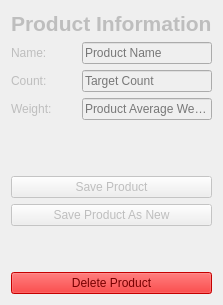
         <widget class="QFrame" name="frameProductControl">
          <property name="enabled">
           <bool>false</bool>
          </property>
          <property name="frameShape">
           <enum>QFrame::NoFrame</enum>
          </property>
          <layout class="QVBoxLayout" name="verticalLayout">
           <item>
            <widget class="QLabel" name="label">
             <property name="sizePolicy">
              <sizepolicy hsizetype="Minimum" vsizetype="Minimum">
               <horstretch>0</horstretch>
               <verstretch>0</verstretch>
              </sizepolicy>
             </property>
             <property name="font">
              <font>
               <pointsize>16</pointsize>
               <bold>true</bold>
              </font>
             </property>
             <property name="text">
              <string>Product Information</string>
             </property>
            </widget>
           </item>
           <item>
            <layout class="QHBoxLayout" name="horizontalLayout_4">
             <item>
              <widget class="QLabel" name="label_2">
               <property name="sizePolicy">
                <sizepolicy hsizetype="Expanding" vsizetype="Preferred">
                 <horstretch>1</horstretch>
                 <verstretch>0</verstretch>
                </sizepolicy>
               </property>
               <property name="text">
                <string>Name: </string>
               </property>
              </widget>
             </item>
             <item>
              <widget class="QLineEdit" name="productName">
               <property name="sizePolicy">
                <sizepolicy hsizetype="Expanding" vsizetype="Fixed">
                 <horstretch>2</horstretch>
                 <verstretch>0</verstretch>
                </sizepolicy>
               </property>
               <property name="toolTip">
                <string>Name</string>
               </property>
               <property name="text">
                <string/>
               </property>
               <property name="placeholderText">
                <string>Product Name</string>
               </property>
              </widget>
             </item>
            </layout>
           </item>
           <item>
            <layout class="QHBoxLayout" name="horizontalLayout_5">
             <item>
              <widget class="QLabel" name="label_4">
               <property name="sizePolicy">
                <sizepolicy hsizetype="Expanding" vsizetype="Preferred">
                 <horstretch>1</horstretch>
                 <verstretch>0</verstretch>
                </sizepolicy>
               </property>
               <property name="text">
                <string>Count: </string>
               </property>
              </widget>
             </item>
             <item>
              <widget class="QLineEdit" name="productTargetCount">
               <property name="sizePolicy">
                <sizepolicy hsizetype="Expanding" vsizetype="Fixed">
                 <horstretch>2</horstretch>
                 <verstretch>0</verstretch>
                </sizepolicy>
               </property>
               <property name="placeholderText">
                <string>Target Count</string>
               </property>
              </widget>
             </item>
            </layout>
           </item>
           <item>
            <layout class="QHBoxLayout" name="horizontalLayout_6">
             <item>
              <widget class="QLabel" name="label_6">
               <property name="sizePolicy">
                <sizepolicy hsizetype="Expanding" vsizetype="Preferred">
                 <horstretch>1</horstretch>
                 <verstretch>0</verstretch>
                </sizepolicy>
               </property>
               <property name="text">
                <string>Weight: </string>
               </property>
              </widget>
             </item>
             <item>
              <widget class="QLineEdit" name="productWeight">
               <property name="sizePolicy">
                <sizepolicy hsizetype="Expanding" vsizetype="Fixed">
                 <horstretch>2</horstretch>
                 <verstretch>0</verstretch>
                </sizepolicy>
               </property>
               <property name="placeholderText">
                <string>Product Average Weight</string>
               </property>
               <property name="clearButtonEnabled">
                <bool>false</bool>
               </property>
              </widget>
             </item>
            </layout>
           </item>
           <item>
            <spacer name="verticalSpacer">
             <property name="orientation">
              <enum>Qt::Vertical</enum>
             </property>
             <property name="sizeHint" stdset="0">
              <size>
               <width>20</width>
               <height>50</height>
              </size>
             </property>
            </spacer>
           </item>
           <item>
            <widget class="QPushButton" name="buttonSaveProduct">
             <property name="text">
              <string>Save Product</string>
             </property>
            </widget>
           </item>
           <item>
            <widget class="QPushButton" name="buttonSaveNewProduct">
             <property name="text">
              <string>Save Product As New</string>
             </property>
            </widget>
           </item>
           <item>
            <spacer name="verticalSpacer_4">
             <property name="orientation">
              <enum>Qt::Vertical</enum>
             </property>
             <property name="sizeHint" stdset="0">
              <size>
               <width>20</width>
               <height>40</height>
              </size>
             </property>
            </spacer>
           </item>
           <item>
            <widget class="QPushButton" name="buttonDeleteProduct">
             <property name="enabled">
              <bool>false</bool>
             </property>
             <property name="palette">
              <palette>
               <active>
                <colorrole role="WindowText">
                 <brush brushstyle="SolidPattern">
                  <color alpha="255">
                   <red>0</red>
                   <green>0</green>
                   <blue>0</blue>
                  </color>
                 </brush>
                </colorrole>
                <colorrole role="Button">
                 <brush brushstyle="SolidPattern">
                  <color alpha="255">
                   <red>239</red>
                   <green>0</green>
                   <blue>0</blue>
                  </color>
                 </brush>
                </colorrole>
                <colorrole role="Light">
                 <brush brushstyle="SolidPattern">
                  <color alpha="255">
                   <red>255</red>
                   <green>103</green>
                   <blue>103</blue>
                  </color>
                 </brush>
                </colorrole>
                <colorrole role="Midlight">
                 <brush brushstyle="SolidPattern">
                  <color alpha="255">
                   <red>247</red>
                   <green>51</green>
                   <blue>51</blue>
                  </color>
                 </brush>
                </colorrole>
                <colorrole role="Dark">
                 <brush brushstyle="SolidPattern">
                  <color alpha="255">
                   <red>119</red>
                   <green>0</green>
                   <blue>0</blue>
                  </color>
                 </brush>
                </colorrole>
                <colorrole role="Mid">
                 <brush brushstyle="SolidPattern">
                  <color alpha="255">
                   <red>159</red>
                   <green>0</green>
                   <blue>0</blue>
                  </color>
                 </brush>
                </colorrole>
                <colorrole role="Text">
                 <brush brushstyle="SolidPattern">
                  <color alpha="255">
                   <red>0</red>
                   <green>0</green>
                   <blue>0</blue>
                  </color>
                 </brush>
                </colorrole>
                <colorrole role="BrightText">
                 <brush brushstyle="SolidPattern">
                  <color alpha="255">
                   <red>255</red>
                   <green>255</green>
                   <blue>255</blue>
                  </color>
                 </brush>
                </colorrole>
                <colorrole role="ButtonText">
                 <brush brushstyle="SolidPattern">
                  <color alpha="255">
                   <red>0</red>
                   <green>0</green>
                   <blue>0</blue>
                  </color>
                 </brush>
                </colorrole>
                <colorrole role="Base">
                 <brush brushstyle="SolidPattern">
                  <color alpha="255">
                   <red>255</red>
                   <green>255</green>
                   <blue>255</blue>
                  </color>
                 </brush>
                </colorrole>
                <colorrole role="Window">
                 <brush brushstyle="SolidPattern">
                  <color alpha="255">
                   <red>239</red>
                   <green>0</green>
                   <blue>0</blue>
                  </color>
                 </brush>
                </colorrole>
                <colorrole role="Shadow">
                 <brush brushstyle="SolidPattern">
                  <color alpha="255">
                   <red>0</red>
                   <green>0</green>
                   <blue>0</blue>
                  </color>
                 </brush>
                </colorrole>
                <colorrole role="AlternateBase">
                 <brush brushstyle="SolidPattern">
                  <color alpha="255">
                   <red>247</red>
                   <green>127</green>
                   <blue>127</blue>
                  </color>
                 </brush>
                </colorrole>
                <colorrole role="ToolTipBase">
                 <brush brushstyle="SolidPattern">
                  <color alpha="255">
                   <red>255</red>
                   <green>255</green>
                   <blue>220</blue>
                  </color>
                 </brush>
                </colorrole>
                <colorrole role="ToolTipText">
                 <brush brushstyle="SolidPattern">
                  <color alpha="255">
                   <red>0</red>
                   <green>0</green>
                   <blue>0</blue>
                  </color>
                 </brush>
                </colorrole>
                <colorrole role="PlaceholderText">
                 <brush brushstyle="SolidPattern">
                  <color alpha="127">
                   <red>0</red>
                   <green>0</green>
                   <blue>0</blue>
                  </color>
                 </brush>
                </colorrole>
               </active>
               <inactive>
                <colorrole role="WindowText">
                 <brush brushstyle="SolidPattern">
                  <color alpha="255">
                   <red>0</red>
                   <green>0</green>
                   <blue>0</blue>
                  </color>
                 </brush>
                </colorrole>
                <colorrole role="Button">
                 <brush brushstyle="SolidPattern">
                  <color alpha="255">
                   <red>239</red>
                   <green>239</green>
                   <blue>239</blue>
                  </color>
                 </brush>
                </colorrole>
                <colorrole role="Light">
                 <brush brushstyle="SolidPattern">
                  <color alpha="255">
                   <red>255</red>
                   <green>255</green>
                   <blue>255</blue>
                  </color>
                 </brush>
                </colorrole>
                <colorrole role="Midlight">
                 <brush brushstyle="SolidPattern">
                  <color alpha="255">
                   <red>202</red>
                   <green>202</green>
                   <blue>202</blue>
                  </color>
                 </brush>
                </colorrole>
                <colorrole role="Dark">
                 <brush brushstyle="SolidPattern">
                  <color alpha="255">
                   <red>159</red>
                   <green>159</green>
                   <blue>159</blue>
                  </color>
                 </brush>
                </colorrole>
                <colorrole role="Mid">
                 <brush brushstyle="SolidPattern">
                  <color alpha="255">
                   <red>184</red>
                   <green>184</green>
                   <blue>184</blue>
                  </color>
                 </brush>
                </colorrole>
                <colorrole role="Text">
                 <brush brushstyle="SolidPattern">
                  <color alpha="255">
                   <red>0</red>
                   <green>0</green>
                   <blue>0</blue>
                  </color>
                 </brush>
                </colorrole>
                <colorrole role="BrightText">
                 <brush brushstyle="SolidPattern">
                  <color alpha="255">
                   <red>255</red>
                   <green>255</green>
                   <blue>255</blue>
                  </color>
                 </brush>
                </colorrole>
                <colorrole role="ButtonText">
                 <brush brushstyle="SolidPattern">
                  <color alpha="255">
                   <red>0</red>
                   <green>0</green>
                   <blue>0</blue>
                  </color>
                 </brush>
                </colorrole>
                <colorrole role="Base">
                 <brush brushstyle="SolidPattern">
                  <color alpha="255">
                   <red>255</red>
                   <green>255</green>
                   <blue>255</blue>
                  </color>
                 </brush>
                </colorrole>
                <colorrole role="Window">
                 <brush brushstyle="SolidPattern">
                  <color alpha="255">
                   <red>239</red>
                   <green>239</green>
                   <blue>239</blue>
                  </color>
                 </brush>
                </colorrole>
                <colorrole role="Shadow">
                 <brush brushstyle="SolidPattern">
                  <color alpha="255">
                   <red>118</red>
                   <green>118</green>
                   <blue>118</blue>
                  </color>
                 </brush>
                </colorrole>
                <colorrole role="AlternateBase">
                 <brush brushstyle="SolidPattern">
                  <color alpha="255">
                   <red>247</red>
                   <green>247</green>
                   <blue>247</blue>
                  </color>
                 </brush>
                </colorrole>
                <colorrole role="ToolTipBase">
                 <brush brushstyle="SolidPattern">
                  <color alpha="255">
                   <red>255</red>
                   <green>255</green>
                   <blue>220</blue>
                  </color>
                 </brush>
                </colorrole>
                <colorrole role="ToolTipText">
                 <brush brushstyle="SolidPattern">
                  <color alpha="255">
                   <red>0</red>
                   <green>0</green>
                   <blue>0</blue>
                  </color>
                 </brush>
                </colorrole>
                <colorrole role="PlaceholderText">
                 <brush brushstyle="SolidPattern">
                  <color alpha="128">
                   <red>0</red>
                   <green>0</green>
                   <blue>0</blue>
                  </color>
                 </brush>
                </colorrole>
               </inactive>
               <disabled>
                <colorrole role="WindowText">
                 <brush brushstyle="SolidPattern">
                  <color alpha="255">
                   <red>119</red>
                   <green>0</green>
                   <blue>0</blue>
                  </color>
                 </brush>
                </colorrole>
                <colorrole role="Button">
                 <brush brushstyle="SolidPattern">
                  <color alpha="255">
                   <red>239</red>
                   <green>0</green>
                   <blue>0</blue>
                  </color>
                 </brush>
                </colorrole>
                <colorrole role="Light">
                 <brush brushstyle="SolidPattern">
                  <color alpha="255">
                   <red>255</red>
                   <green>103</green>
                   <blue>103</blue>
                  </color>
                 </brush>
                </colorrole>
                <colorrole role="Midlight">
                 <brush brushstyle="SolidPattern">
                  <color alpha="255">
                   <red>247</red>
                   <green>51</green>
                   <blue>51</blue>
                  </color>
                 </brush>
                </colorrole>
                <colorrole role="Dark">
                 <brush brushstyle="SolidPattern">
                  <color alpha="255">
                   <red>119</red>
                   <green>0</green>
                   <blue>0</blue>
                  </color>
                 </brush>
                </colorrole>
                <colorrole role="Mid">
                 <brush brushstyle="SolidPattern">
                  <color alpha="255">
                   <red>159</red>
                   <green>0</green>
                   <blue>0</blue>
                  </color>
                 </brush>
                </colorrole>
                <colorrole role="Text">
                 <brush brushstyle="SolidPattern">
                  <color alpha="255">
                   <red>119</red>
                   <green>0</green>
                   <blue>0</blue>
                  </color>
                 </brush>
                </colorrole>
                <colorrole role="BrightText">
                 <brush brushstyle="SolidPattern">
                  <color alpha="255">
                   <red>255</red>
                   <green>255</green>
                   <blue>255</blue>
                  </color>
                 </brush>
                </colorrole>
                <colorrole role="ButtonText">
                 <brush brushstyle="SolidPattern">
                  <color alpha="255">
                   <red>119</red>
                   <green>0</green>
                   <blue>0</blue>
                  </color>
                 </brush>
                </colorrole>
                <colorrole role="Base">
                 <brush brushstyle="SolidPattern">
                  <color alpha="255">
                   <red>239</red>
                   <green>0</green>
                   <blue>0</blue>
                  </color>
                 </brush>
                </colorrole>
                <colorrole role="Window">
                 <brush brushstyle="SolidPattern">
                  <color alpha="255">
                   <red>239</red>
                   <green>0</green>
                   <blue>0</blue>
                  </color>
                 </brush>
                </colorrole>
                <colorrole role="Shadow">
                 <brush brushstyle="SolidPattern">
                  <color alpha="255">
                   <red>177</red>
                   <green>177</green>
                   <blue>177</blue>
                  </color>
                 </brush>
                </colorrole>
                <colorrole role="AlternateBase">
                 <brush brushstyle="SolidPattern">
                  <color alpha="255">
                   <red>247</red>
                   <green>247</green>
                   <blue>247</blue>
                  </color>
                 </brush>
                </colorrole>
                <colorrole role="ToolTipBase">
                 <brush brushstyle="SolidPattern">
                  <color alpha="255">
                   <red>255</red>
                   <green>255</green>
                   <blue>220</blue>
                  </color>
                 </brush>
                </colorrole>
                <colorrole role="ToolTipText">
                 <brush brushstyle="SolidPattern">
                  <color alpha="255">
                   <red>0</red>
                   <green>0</green>
                   <blue>0</blue>
                  </color>
                 </brush>
                </colorrole>
                <colorrole role="PlaceholderText">
                 <brush brushstyle="SolidPattern">
                  <color alpha="128">
                   <red>0</red>
                   <green>0</green>
                   <blue>0</blue>
                  </color>
                 </brush>
                </colorrole>
               </disabled>
              </palette>
             </property>
             <property name="text">
              <string>Delete Product</string>
             </property>
            </widget>
           </item>
          </layout>
         </widget>
